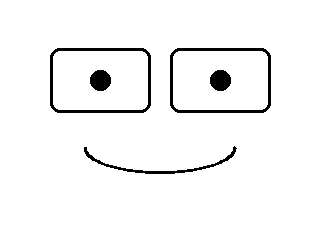

This figure's Python source:
##import digitalio
##import board
##from adafruit_rgb_display import ili9341
##
from PIL import Image, ImageDraw
##import threading
##import time
from random import Random
from math import pi, sin, cos

from pathlib import PurePath

class Face:
    def __init__(
            self,
            face_size = (320,240),
            face_color = (255,255,255),

##            # The output can be either file or ILI9341 display viua SPI
##            outdev = "file",                    # file/display
##
##            # Configuration für ILI9341 display via SPI
##            cs_pin = digitalio.DigitalInOut(board.D23),
##            dc_pin = digitalio.DigitalInOut(board.D24),
##            reset_pin = digitalio.DigitalInOut(board.D25),
##            spi_baudrate = 24000000,
##
##            # Specify file name in case output should be
##            # image file
##            face_file = './face.png',
##            filename_append_counter = False,

            eye_pos = (100,80),
            eye_size = (100,80),
            eye_corn_rad = 10,
            eye_line_width = 3,
            eye_color = (255,255,255),
            eye_line_color = (0,0,0),
            eye_left_closed = 0.2,              # 0...1
            eye_right_closed = 0.2,             # 0...1

            pup_size = 20,
            pup_color = (0,0,0),
            pup_pos_hor = 0,                    # -1...1
            pup_pos_vert = 0,                   # -1...1

            mouth_pos = (160,160),
            mouth_size = (150,50),
            mouth_scale = 0.5,                  # ]0...1]
            mouth_open = False,
            mouth_line_width = 3,
            mouth_color = (0,0,0),
            mouth_line_color = (0,0,0),

            mood = 'happy',                     # 'happy'/'sad'/'surprised'/

##            ani_upd_per = 1,                    # Seconds
            ani_blink_rate = 0.1,               # 0...1
            ani_blink_closed = 0.9,             # 0...1
            ani_pup_move_rate = 0.2,            # 0...1
            ani_pup_sigm_hor = 0.4,             # Std. dev. hor
            ani_pup_sigm_vert = 0.2,            # Std. dev. vert
            ani_talk = False
        ):
        self.face_size = face_size
        self.face_color = face_color
##        self.outdev = outdev
##        self.disp = None                        # Initial value
##        self.cs_pin = cs_pin
##        self.dc_pin = dc_pin
##        self.reset_pin = reset_pin
##        self.spi_baudrate = spi_baudrate
##        self.face_file = face_file
##        self.filename_append_counter = filename_append_counter
        self.eye_pos = eye_pos
        self.eye_size = eye_size
        self.eye_corn_rad = eye_corn_rad
        self.eye_line_width = eye_line_width
        self.eye_color = eye_color
        self.eye_line_color = eye_line_color
        self.eye_left_closed = eye_left_closed
        self.eye_right_closed = eye_right_closed
        self.pup_size = pup_size
        self.pup_color = pup_color
        self.pup_pos_hor = pup_pos_hor
        self.pup_pos_vert = pup_pos_vert
        self.mouth_pos = mouth_pos
        self.mouth_size = mouth_size
        self.mouth_scale = mouth_scale
        self.mouth_open = mouth_open
        self.mouth_line_width = mouth_line_width
        self.mouth_color = mouth_color
        self.mouth_line_color = mouth_line_color

        self.mood = mood

##        self.ani_run = False                    # Semaphore animation
##        self.ani_upd_per = ani_upd_per
        self.ani_blink_rate = ani_blink_rate
        self.ani_blink_closed = ani_blink_closed
        self.ani_pup_move_rate = ani_pup_move_rate
        self.ani_pup_sigm_hor = ani_pup_sigm_hor
        self.ani_pup_sigm_vert = ani_pup_sigm_vert
        self.ani_talk = ani_talk

        # Internal attributes
##        self.__file_counter = 0
        self.__ani_blink = False                # Blink indicator
        self.__ani_backup_eye_left_closed = 0
        self.__ani_backup_eye_right_closed = 0
        self.__ani_pup_move = False             # Rand eye move indicator

##        #
##        if "display"==self.outdev:
##            # Create spi and display instance
##            spi = board.SPI()
##            self.disp = ili9341.ILI9341(
##                spi,
##                rotation=90,
##                cs=self.cs_pin,
##                dc=self.dc_pin,
##                rst=self.reset_pin,
##                baudrate=self.spi_baudrate
##            )

##        # Create a face blank image. This is needed regardless if the
##        # output device will be a file or ILI9341 display via SPI
        # Object that holds the current frame for the face
        self.face = Image.new('RGB',
            self.face_size,
            color=self.face_color,
        )
        # Get a drawing context for the face to draw
        # eyes and mouth
        self.draw = ImageDraw.Draw(self.face)

        # Initialize the face (no output)
        self.update()

    def update(self):
        self.eyes_erase()
        self.eyes()
        self.pupils()
        self.mouth_erase()
        self.mouth()

#    def show(self):
#        self.face.show()

##    def output(self):
##        # Output to file
##        if "file"==self.outdev:
##            if True==self.filename_append_counter:
##                outfile = str(PurePath(self.face_file).parent) + "/" + str(PurePath(self.face_file).stem) + "_" + str(self.__file_counter).rjust(8, "0") + str(PurePath(self.face_file).suffix)
##
##                # Do not forget to increment counter!
##                self.__file_counter += 1
##            else:
##                outfile=self.face_file
##            self.face.save(outfile)
##        # Output to display
##        if "display"==self.outdev:
##            self.disp.image(self.face)

    def animation_thread(self):
        # Initiate independent Random instances
        r1 = Random()   # Eye blinking
        r2 = Random()   # Movement of pupils
        r3 = Random()   # Horizontal displacement of pupils
        r4 = Random()   # Vertical displacement of pupils

        if True:
##        while self.ani_run:
##            # Time at start of loop
##            t0 = time.time()

            # Simulate blinking
            if self.__ani_blink:
                # Reset back blinking indicator to False
                self.__ani_blink = False
                # Reset status of eye closed
                self.eye_left_closed = self.__ani_backup_eye_left_closed
                self.eye_right_closed = self.__ani_backup_eye_right_closed
            else:
                if r1.random() > (1-self.ani_blink_rate):
                    # Set blinking indicator to True
                    self.__ani_blink = True
                    # Backup the current status of eyes closed
                    self.__ani_backup_eye_left_closed = self.eye_left_closed
                    self.__ani_backup_eye_right_closed = self.eye_right_closed
                    # Close eyes for blinking
                    self.eye_left_closed = self.ani_blink_closed
                    self.eye_right_closed = self.ani_blink_closed

            # Simulate random movement of pupils. But only, if face
            # looks straight forward
            if self.__ani_pup_move:
                # Reset back random eye mov indicator
                self.__ani_pup_move = False
                # Reset position of pupils
                self.pup_pos_hor = 0
                self.pup_pos_vert = 0
            else:
                if (
                    0==self.pup_pos_hor and
                    0==self.pup_pos_vert and
                    r2.random() > (1-self.ani_pup_move_rate)
                ):
                    # Set random eye movement indicator to True
                    self.__ani_pup_move = True
                    # Determine gaussian-distributed random horizontal
                    # and vertical offsets for position of pupils but
                    # confine the offsets to [-1.0...1.0]
                    oh = r3.gauss(0.0, self.ani_pup_sigm_hor)
                    if oh < -1.0:
                        oh = -1.0
                    if oh > 1.0:
                        oh = 1.0
                    ov = r4.gauss(0.0, self.ani_pup_sigm_vert)
                    if ov < -1.0:
                        ov = -1.0
                    if ov > 1.0:
                        ov = 1.0
                    self.pup_pos_hor = oh
                    self.pup_pos_vert = ov

            # Simulate talking by opening and closing
            # mouth
            if self.ani_talk:
                self.mouth_open = not self.mouth_open

            # Update the current face frame
##            # Update & output
            self.update()
##            self.output()
##
##            # Wait until update period has passed
##            dt = self.ani_upd_per - (time.time() - t0)
##            if dt > 0:
##                time.sleep(dt)
##
##    def animate(self, stop=False):
##        if stop:
##            self.ani_run = False
##        else:
##            # If animation is not already running start it
##            if not self.ani_run:
##                self.ani_run = True
##                a = threading.Thread(target=self.animation_thread, daemon=True)
##                a.start()

    def eyes_erase(self):
        eyes_box=[
            self.eye_pos[0]-self.eye_size[0]/2,
            self.eye_pos[1]-self.eye_size[1]/2,
            self.face_size[0]-self.eye_pos[0]+self.eye_size[0]/2,
            self.eye_pos[1]+self.eye_size[1]/2
        ]
        self.draw.rectangle(
            eyes_box,
            fill = self.face_color,
        )

    def eyes(self):
        # Left eye
        eye_left_box=[
            self.eye_pos[0]-self.eye_size[0]/2,
            self.eye_pos[1]-self.eye_size[1]*(1-self.eye_left_closed)/2,
            self.eye_pos[0]+self.eye_size[0]/2,
            self.eye_pos[1]+self.eye_size[1]*(1-self.eye_left_closed)/2
        ]
        self.draw.rounded_rectangle(
            eye_left_box,
            radius = self.eye_corn_rad,
            fill = self.eye_color,
            outline = self.eye_line_color,
            width = self.eye_line_width,
        )

        # Right eye
        eye_right_box=[
            self.face_size[0]-self.eye_pos[0]-self.eye_size[0]/2,
            self.eye_pos[1]-self.eye_size[1]*(1-self.eye_right_closed)/2,
            self.face_size[0]-self.eye_pos[0]+self.eye_size[0]/2,
            self.eye_pos[1]+self.eye_size[1]*(1-self.eye_right_closed)/2
        ]
        self.draw.rounded_rectangle(
            eye_right_box,
            radius = self.eye_corn_rad,
            fill = self.eye_color,
            outline = self.eye_line_color,
            width = self.eye_line_width,
        )

    def pupils(self):
        # Shortcuts for variables to make equations more readable
        fsx = self.face_size[0]
        fsy = self.face_size[1]
        epx = self.eye_pos[0]
        epy = self.eye_pos[1]
        esx = self.eye_size[0]
        esy = self.eye_size[1]
        ecl = 1 - max(self.eye_left_closed, self.eye_right_closed)
        elw = self.eye_line_width
        ps = self.pup_size
        pph = self.pup_pos_hor
        ppv = self.pup_pos_vert

        # The pupils shall only be drawed if the eyes are sufficiently
        # opened. This way, the pupils will not be drawn ouside the
        # eyes.

        # Left pupil
        if (ps <= (esy*(1-self.eye_left_closed)-2*elw)):
            pup_left_box=[
                epx-ps/2+(esx/2-ps/2-elw)*pph,
                epy-ps/2+(esy/2*ecl-ps/2-elw)*ppv,
                epx+ps/2+(esx/2-ps/2-elw)*pph,
                epy+ps/2+(esy/2*ecl-ps/2-elw)*ppv,
            ]
            self.draw.rounded_rectangle(
                pup_left_box,
                radius = ps,
                fill = self.pup_color
            )

        # Right pupil
        if (ps <= (esy*(1-self.eye_right_closed)-2*elw)):
            pup_right_box=[
                fsx-epx-ps/2+(esx/2-ps/2-elw)*pph,
                epy-ps/2+(esy/2*ecl-ps/2-elw)*ppv,
                fsx-epx+ps/2+(esx/2-ps/2-elw)*pph,
                epy+ps/2+(esy/2*ecl-ps/2-elw)*ppv,
            ]
            self.draw.rounded_rectangle(
                pup_right_box,
                radius = ps,
                fill = self.pup_color
            )

    def mouth(self):
        if 'happy'==self.mood or 'sad'==self.mood:
            self.mouth_happy_sad()
        else:
            self.mouth_surprised()

    def mouth_surprised(self):
        mouth_box=[
            self.mouth_pos[0]-self.mouth_size[1]/2,
            self.mouth_pos[1]-self.mouth_size[1]/2,
            self.mouth_pos[0]+self.mouth_size[1]/2,
            self.mouth_pos[1]+self.mouth_size[1]/2,
        ]
        self.draw.rounded_rectangle(
            mouth_box,
            radius = self.mouth_size[1]/2,
            fill = self.mouth_color
        )

    def mouth_happy_sad(self):

        # Empty list for polygon forming the mouth
        # [x0, y0, x1, y1, x2, y2, ...]
        mouth_polygon=[]

        # Happy or sad mouth
        factor = 1
        if 'sad'==self.mood:
            factor = -1

        # Populating the polygon
        n = 90  # Number of points forming the polygon
        for i in range(n):
            # Horizontal coordinate
            mouth_polygon.append(
                -self.mouth_size[0]/2*cos(pi*i/(n-1))
                +self.mouth_pos[0]
            )
            # Vertical coordinate
            mouth_polygon.append(
                self.mouth_size[1]
                *self.mouth_scale
                *factor                 # mood, see above
                *(sin(pi*i/(n-1))-0.5)
                +self.mouth_pos[1]
            )

        # Distinguish between open/closed mouth
        if self.mouth_open:
            self.draw.polygon(
                mouth_polygon,
                outline=self.mouth_line_color,
                fill=self.mouth_color,
                width=self.mouth_line_width,
            )
        else:
            self.draw.line(
                mouth_polygon,
                fill=self.mouth_color,
                width=self.mouth_line_width,
                joint='curve',
            )

    def mouth_erase(self):
        mouth_box=[
            self.mouth_pos[0]-self.mouth_size[0]/2-self.mouth_line_width,
            self.mouth_pos[1]-self.mouth_size[1]/2-self.mouth_line_width,
            self.mouth_pos[0]+self.mouth_size[0]/2+self.mouth_line_width,
            self.mouth_pos[1]+self.mouth_size[1]/2+self.mouth_line_width,
        ]

        self.draw.rectangle(
            mouth_box,
            outline=self.face_color,
            fill=self.face_color,
        )

